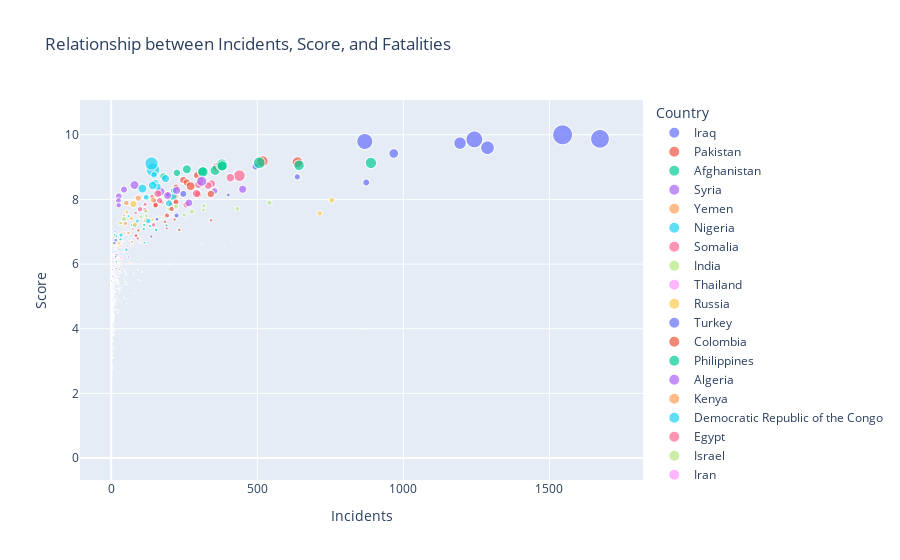

Notebook source saved alongside this figure:
### Code cell
# step4_visualization.py
import pandas as pd
import matplotlib.pyplot as plt
import seaborn as sns
import plotly.express as px

data = pd.read_csv(r"C:\xml\gti_cleaned.csv")

# --- 1. Year-wise Incidents ---
plt.figure(figsize=(10,5))
sns.barplot(x="Year", y="Incidents", data=data, ci=None)
plt.title("Year-wise Terrorism Incidents")
plt.xticks(rotation=45)
plt.show()

# --- 2. Country-wise Fatalities (Top 10) ---
top10 = data.groupby("Country")["Fatalities"].sum().nlargest(10).reset_index()
plt.figure(figsize=(8,5))
sns.barplot(y="Country", x="Fatalities", data=top10)
plt.title("Top 10 Countries by Fatalities")
plt.show()

# --- 3. Interactive Plotly Visualization ---
fig = px.scatter(
    data,
    x="Incidents",
    y="Score",
    size="Fatalities",
    color="Country",
    hover_name="Country",
    title="Relationship between Incidents, Score, and Fatalities"
)
fig.show()
